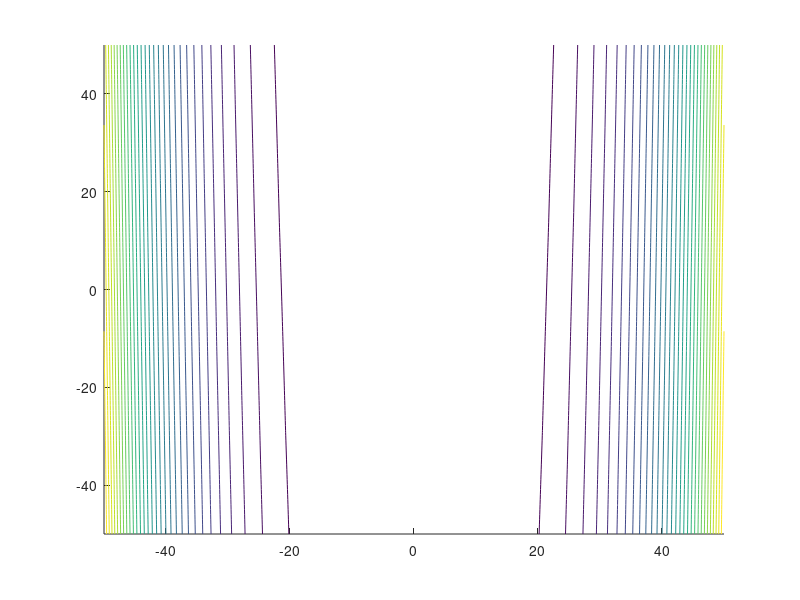

This figure's MATLAB source: (Note: this script raises an error after producing the figure.)
clc, clear all, close all

%% PSO Algorithm

grid_size = [-50, -50
              50, 50];

N = 300; % number of particles
x = (rand(N,1)*(grid_size(2,1)-grid_size(1,1)) + grid_size(1,1));
y = (rand(N,1)*(grid_size(2,2)-grid_size(1,2)) + grid_size(1,2));

w = 0.9;
c1 = 2;
c2 = 2;

Gbest_p = rand(1,2); % global best
Gbest_o = Inf;
Pbest_o = Inf*ones(N,2);

Vmax = 0.6;
wMax = 0.9;
wMin = 0.2;

max_iters = 300;

% Initialize particles
for i = 1:N
    particle(i).v = rand(1,2);
    particle(i).pos = [x(i), y(i)];
    particle(i).pbest.pos = rand(1,2)*Vmax;
    particle(i).pbest.f = Inf;
end

Gbest.pos = zeros(1,2);
Gbest.f = Inf;

X = linspace(grid_size(1,1), grid_size(2,1), 100);
Y = linspace(grid_size(1,2), grid_size(2,2), 100);
[X, Y] = meshgrid(X,Y);
Z = 100.*(Y-X.^2).^2 + (1-X).^2;

figure
for t = 1:max_iters
    clf
    hold on
    contour(X,Y,Z,30);
    for i = 1:N
        particle(i).obj = objective(particle(i).pos);
        if particle(i).obj < particle(i).pbest.f
            particle(i).pbest.f = particle(i).obj;
            particle(i).pbest.pos = particle(i).pos;
        end
        if particle(i).obj < Gbest.f
            Gbest.f = particle(i).obj;
            Gbest.pos = particle(i).pos;
        end
    end
    
    % Update inertial
    w = wMax - t*((wMax-wMin)/max_iters);
    
    % Update velocity
    for i = 1:N
        particle(i).v = w*particle(i).v + ... % inertial
            c1 * rand(1,2) .* (particle(i).pbest.pos - particle(i).pos) + ... % cognitive
            c2 * rand(1,2) .* (Gbest.pos - particle(i).pos); % social
        
        if particle(i).v(1) > Vmax
            particle(i).v(1) = rand()*Vmax;
        end
        if particle(i).v(2) > Vmax
            particle(i).v(2) = rand()*Vmax;
        end
        if particle(i).v(1) < -Vmax
            particle(i).v(1) = -Vmax*rand();
        end
        if particle(i).v(2) < -Vmax
            particle(i).v(2) = -Vmax*rand();
        end
        
        % update position
        particle(i).pos = particle(i).pos + particle(i).v;
        
        % Check bound
        if particle(i).pos(1) > grid_size(2,1)
            particle(i).pos(1) = grid_size(2,1);
        end
        if particle(i).pos(2) > grid_size(2,2)
            particle(i).pos(2) = grid_size(2,2);
        end
        if particle(i).pos(1) < grid_size(1,1)
            particle(i).pos(1) = grid_size(1,1);
        end
        if particle(i).pos(2) < grid_size(1,2)
            particle(i).pos(2) = grid_size(1,2);
        end
        
        x(i) = particle(i).pos(1);
        y(i) = particle(i).pos(2);
        z(i) = particle(i).obj;
    end
    plot3(x,y,z, 'r.'), grid on
    xlim([grid_size(1,1), grid_size(2,1)])
    ylim([grid_size(1,2), grid_size(2,2)])
    pause(0.01)
end



function f = objective(pos)
    x = pos(1);
    y = pos(2);
    f = 100.*(y-x.^2).^2 + (1-x).^2;
end